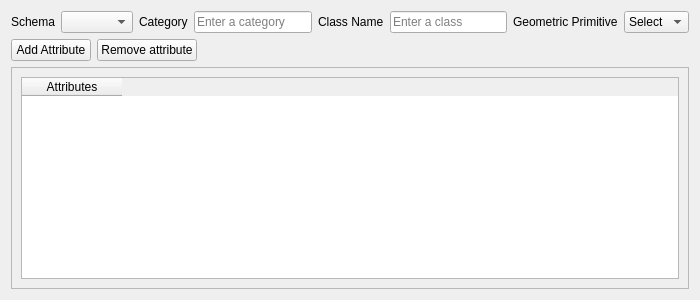
<?xml version="1.0" encoding="UTF-8"?>
<ui version="4.0">
 <class>newClassWidget</class>
 <widget class="QWidget" name="newClassWidget">
  <property name="geometry">
   <rect>
    <x>0</x>
    <y>0</y>
    <width>700</width>
    <height>300</height>
   </rect>
  </property>
  <property name="sizePolicy">
   <sizepolicy hsizetype="Preferred" vsizetype="MinimumExpanding">
    <horstretch>0</horstretch>
    <verstretch>0</verstretch>
   </sizepolicy>
  </property>
  <property name="minimumSize">
   <size>
    <width>700</width>
    <height>300</height>
   </size>
  </property>
  <property name="windowTitle">
   <string>Form</string>
  </property>
  <layout class="QGridLayout" name="gridLayout">
   <item row="0" column="0" colspan="3">
    <layout class="QHBoxLayout" name="horizontalLayout">
     <item>
      <widget class="QLabel" name="label_4">
       <property name="text">
        <string>Schema</string>
       </property>
      </widget>
     </item>
     <item>
      <widget class="QComboBox" name="schemaComboBox">
       <property name="sizePolicy">
        <sizepolicy hsizetype="Maximum" vsizetype="Fixed">
         <horstretch>0</horstretch>
         <verstretch>0</verstretch>
        </sizepolicy>
       </property>
      </widget>
     </item>
     <item>
      <widget class="QLabel" name="label_2">
       <property name="text">
        <string>Category</string>
       </property>
      </widget>
     </item>
     <item>
      <widget class="QLineEdit" name="categoryLineEdit">
       <property name="sizePolicy">
        <sizepolicy hsizetype="MinimumExpanding" vsizetype="Fixed">
         <horstretch>0</horstretch>
         <verstretch>0</verstretch>
        </sizepolicy>
       </property>
       <property name="placeholderText">
        <string>Enter a category</string>
       </property>
      </widget>
     </item>
     <item>
      <widget class="QLabel" name="label">
       <property name="text">
        <string>Class Name</string>
       </property>
      </widget>
     </item>
     <item>
      <widget class="QLineEdit" name="classNameLineEdit">
       <property name="placeholderText">
        <string>Enter a class</string>
       </property>
      </widget>
     </item>
     <item>
      <widget class="QLabel" name="label_3">
       <property name="text">
        <string>Geometric Primitive</string>
       </property>
      </widget>
     </item>
     <item>
      <widget class="QComboBox" name="geomComboBox">
       <item>
        <property name="text">
         <string>Select</string>
        </property>
       </item>
       <item>
        <property name="text">
         <string>Point</string>
        </property>
       </item>
       <item>
        <property name="text">
         <string>Line</string>
        </property>
       </item>
       <item>
        <property name="text">
         <string>Area</string>
        </property>
       </item>
      </widget>
     </item>
    </layout>
   </item>
   <item row="1" column="2">
    <spacer name="horizontalSpacer">
     <property name="orientation">
      <enum>Qt::Horizontal</enum>
     </property>
     <property name="sizeHint" stdset="0">
      <size>
       <width>307</width>
       <height>20</height>
      </size>
     </property>
    </spacer>
   </item>
   <item row="2" column="0" colspan="3">
    <widget class="QScrollArea" name="newAttributeScrollArea">
     <property name="sizePolicy">
      <sizepolicy hsizetype="MinimumExpanding" vsizetype="Expanding">
       <horstretch>0</horstretch>
       <verstretch>0</verstretch>
      </sizepolicy>
     </property>
     <property name="minimumSize">
      <size>
       <width>650</width>
       <height>200</height>
      </size>
     </property>
     <property name="widgetResizable">
      <bool>true</bool>
     </property>
     <widget class="QWidget" name="scrollAreaWidgetContents">
      <property name="geometry">
       <rect>
        <x>0</x>
        <y>0</y>
        <width>686</width>
        <height>227</height>
       </rect>
      </property>
      <layout class="QGridLayout" name="gridLayout_2">
       <item row="0" column="0">
        <layout class="QVBoxLayout" name="verticalLayout">
         <property name="sizeConstraint">
          <enum>QLayout::SetMinimumSize</enum>
         </property>
         <item>
          <widget class="QTableWidget" name="tableWidget">
           <property name="sizePolicy">
            <sizepolicy hsizetype="Expanding" vsizetype="MinimumExpanding">
             <horstretch>0</horstretch>
             <verstretch>0</verstretch>
            </sizepolicy>
           </property>
           <property name="minimumSize">
            <size>
             <width>650</width>
             <height>200</height>
            </size>
           </property>
           <column>
            <property name="text">
             <string>Attributes</string>
            </property>
           </column>
          </widget>
         </item>
        </layout>
       </item>
      </layout>
     </widget>
    </widget>
   </item>
   <item row="1" column="0">
    <widget class="QPushButton" name="addAttributePushButton">
     <property name="text">
      <string>Add Attribute</string>
     </property>
     <property name="icon">
      <iconset>
       <normaloff>../../icons/plus.png</normaloff>../../icons/plus.png</iconset>
     </property>
    </widget>
   </item>
   <item row="1" column="1">
    <widget class="QPushButton" name="removePushButton">
     <property name="text">
      <string>Remove attribute</string>
     </property>
     <property name="icon">
      <iconset>
       <normaloff>../../icons/remove.png</normaloff>../../icons/remove.png</iconset>
     </property>
    </widget>
   </item>
  </layout>
 </widget>
 <resources/>
 <connections/>
</ui>
